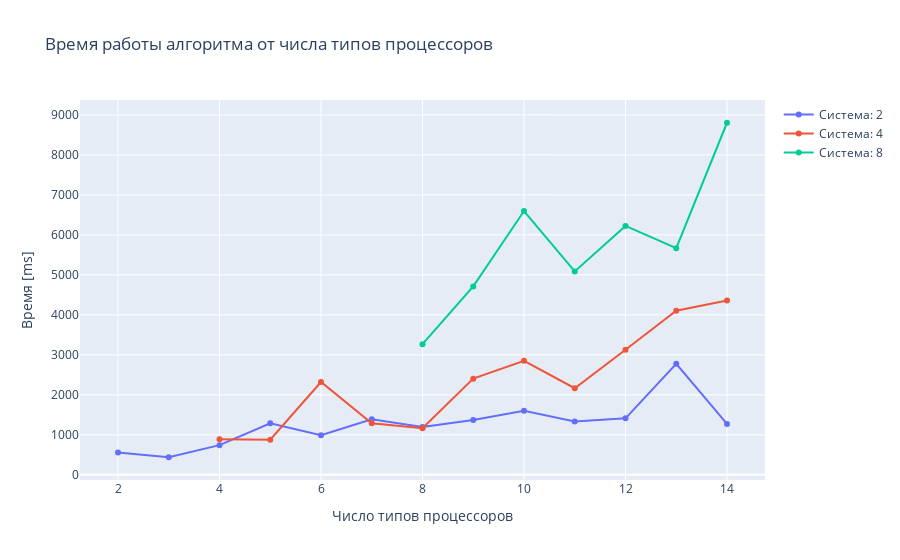

Notebook source saved alongside this figure:
### Markdown cell above
## Рисование

### Code cell
data = []
for proc in df_res_g['Система'].unique():
    df_tmp = df_res_g[df_res_g['Система'] == proc]
    
    data.append(
        go.Scatter(
            x=df_tmp['Расширенная система'],
            y=df_tmp['Время'],
            name = f'Система: {proc}'
        )
    )
layout = {
    'title' : f'Время работы алгоритма от числа типов процессоров',
    'xaxis' : {
        'title':'Число типов процессоров'
    },
    'yaxis' : {
        'title':'Время [ms]'
    }
}
fig = {
    'data':data,
    'layout':layout
}
iplot(fig)
go.Figure(fig).write_image("res4.jpg")

### Figure 1 — Plotly figure (JSON) as saved in the notebook; plotly's stock layout.template omitted (floating-point values rounded to 4 significant figures)
{"data": [{"name": "Система: 2", "type": "scatter", "x": [2, 3, 4, 5, 6, 7, 8, 9, 10, 11, 12, 13, 14], "y": [560.5, 439.9, 742.6, 1291.0, 991.4, 1388.0, 1199.0, 1373.0, 1601.0, 1336.0, 1413.0, 2777.0, 1273.0]}, {"name": "Система: 4", "type": "scatter", "x": [4, 5, 6, 7, 8, 9, 10, 11, 12, 13, 14], "y": [892.5, 878.3, 2321.0, 1289.0, 1164.0, 2405.0, 2851.0, 2165.0, 3126.0, 4105.0, 4359.0]}, {"name": "Система: 8", "type": "scatter", "x": [8, 9, 10, 11, 12, 13, 14], "y": [3268.0, 4712.0, 6595.0, 5085.0, 6224.0, 5668.0, 8803.0]}], "layout": {"autosize": true, "title": {"text": "Время работы алгоритма от числа типов процессоров"}, "xaxis": {"autorange": true, "range": [1.279, 14.72], "title": {"text": "Число типов процессоров"}, "type": "linear"}, "yaxis": {"autorange": true, "range": [-172.7, 9415.0], "title": {"text": "Время [ms]"}, "type": "linear"}}}
